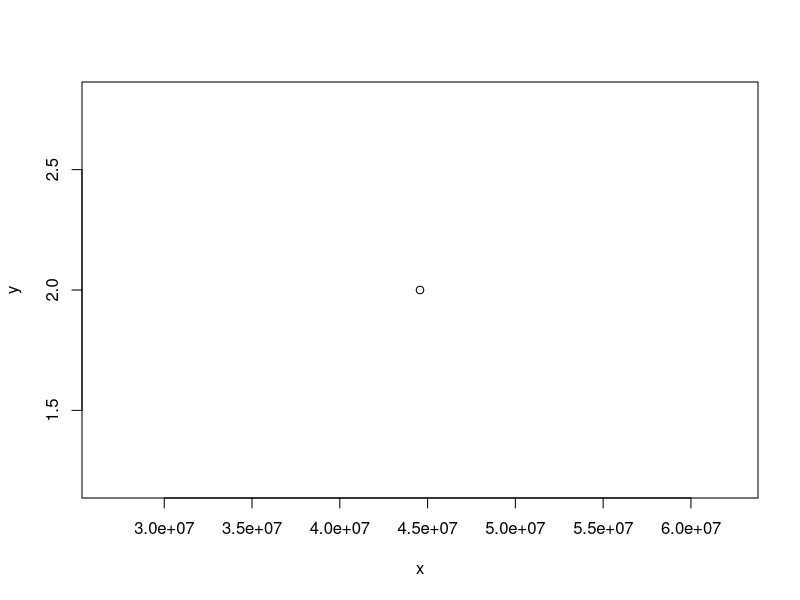

Recreate this plot in R.
## ---- chunk 1
a <- runif(n=99)
x <-44567869
y<-2
b <- runif(n=100)
plot(x, y)
